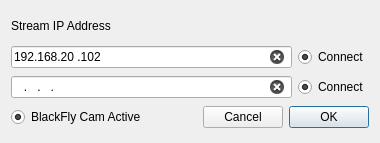
<?xml version="1.0" encoding="UTF-8"?>
<ui version="4.0">
 <class>configDialog</class>
 <widget class="QDialog" name="configDialog">
  <property name="geometry">
   <rect>
    <x>0</x>
    <y>0</y>
    <width>380</width>
    <height>143</height>
   </rect>
  </property>
  <property name="sizePolicy">
   <sizepolicy hsizetype="Minimum" vsizetype="Preferred">
    <horstretch>0</horstretch>
    <verstretch>0</verstretch>
   </sizepolicy>
  </property>
  <property name="windowTitle">
   <string>Stream IP Config</string>
  </property>
  <layout class="QGridLayout" name="gridLayout">
   <item row="3" column="1">
    <widget class="QDialogButtonBox" name="buttonBox">
     <property name="sizePolicy">
      <sizepolicy hsizetype="Maximum" vsizetype="Fixed">
       <horstretch>0</horstretch>
       <verstretch>0</verstretch>
      </sizepolicy>
     </property>
     <property name="layoutDirection">
      <enum>Qt::RightToLeft</enum>
     </property>
     <property name="orientation">
      <enum>Qt::Horizontal</enum>
     </property>
     <property name="standardButtons">
      <set>QDialogButtonBox::Cancel|QDialogButtonBox::Ok</set>
     </property>
    </widget>
   </item>
   <item row="0" column="0">
    <widget class="QLabel" name="label">
     <property name="maximumSize">
      <size>
       <width>16777215</width>
       <height>25</height>
      </size>
     </property>
     <property name="text">
      <string>Stream IP Address</string>
     </property>
    </widget>
   </item>
   <item row="2" column="0" colspan="2">
    <layout class="QHBoxLayout" name="horizontalLayout_2">
     <item>
      <widget class="QLineEdit" name="lineEdit_2">
       <property name="inputMask">
        <string>000.000.000.000</string>
       </property>
       <property name="text">
        <string>...</string>
       </property>
       <property name="frame">
        <bool>true</bool>
       </property>
       <property name="readOnly">
        <bool>false</bool>
       </property>
       <property name="clearButtonEnabled">
        <bool>true</bool>
       </property>
      </widget>
     </item>
     <item>
      <widget class="QRadioButton" name="radioButton_2">
       <property name="text">
        <string>Connect</string>
       </property>
       <property name="checked">
        <bool>true</bool>
       </property>
       <property name="autoExclusive">
        <bool>false</bool>
       </property>
      </widget>
     </item>
    </layout>
   </item>
   <item row="1" column="0" colspan="2">
    <layout class="QHBoxLayout" name="horizontalLayout">
     <item>
      <widget class="QLineEdit" name="lineEdit">
       <property name="inputMask">
        <string>000.000.000.000</string>
       </property>
       <property name="text">
        <string>192.168.20.102</string>
       </property>
       <property name="clearButtonEnabled">
        <bool>true</bool>
       </property>
      </widget>
     </item>
     <item>
      <widget class="QRadioButton" name="radioButton">
       <property name="text">
        <string>Connect</string>
       </property>
       <property name="checked">
        <bool>true</bool>
       </property>
       <property name="autoExclusive">
        <bool>false</bool>
       </property>
      </widget>
     </item>
    </layout>
   </item>
   <item row="3" column="0">
    <widget class="QRadioButton" name="radioButton_3">
     <property name="text">
      <string>BlackFly Cam Active</string>
     </property>
     <property name="checked">
      <bool>true</bool>
     </property>
    </widget>
   </item>
  </layout>
 </widget>
 <resources/>
 <connections>
  <connection>
   <sender>buttonBox</sender>
   <signal>accepted()</signal>
   <receiver>configDialog</receiver>
   <slot>accept()</slot>
   <hints>
    <hint type="sourcelabel">
     <x>248</x>
     <y>254</y>
    </hint>
    <hint type="destinationlabel">
     <x>157</x>
     <y>274</y>
    </hint>
   </hints>
  </connection>
  <connection>
   <sender>buttonBox</sender>
   <signal>rejected()</signal>
   <receiver>configDialog</receiver>
   <slot>reject()</slot>
   <hints>
    <hint type="sourcelabel">
     <x>316</x>
     <y>260</y>
    </hint>
    <hint type="destinationlabel">
     <x>286</x>
     <y>274</y>
    </hint>
   </hints>
  </connection>
 </connections>
</ui>
